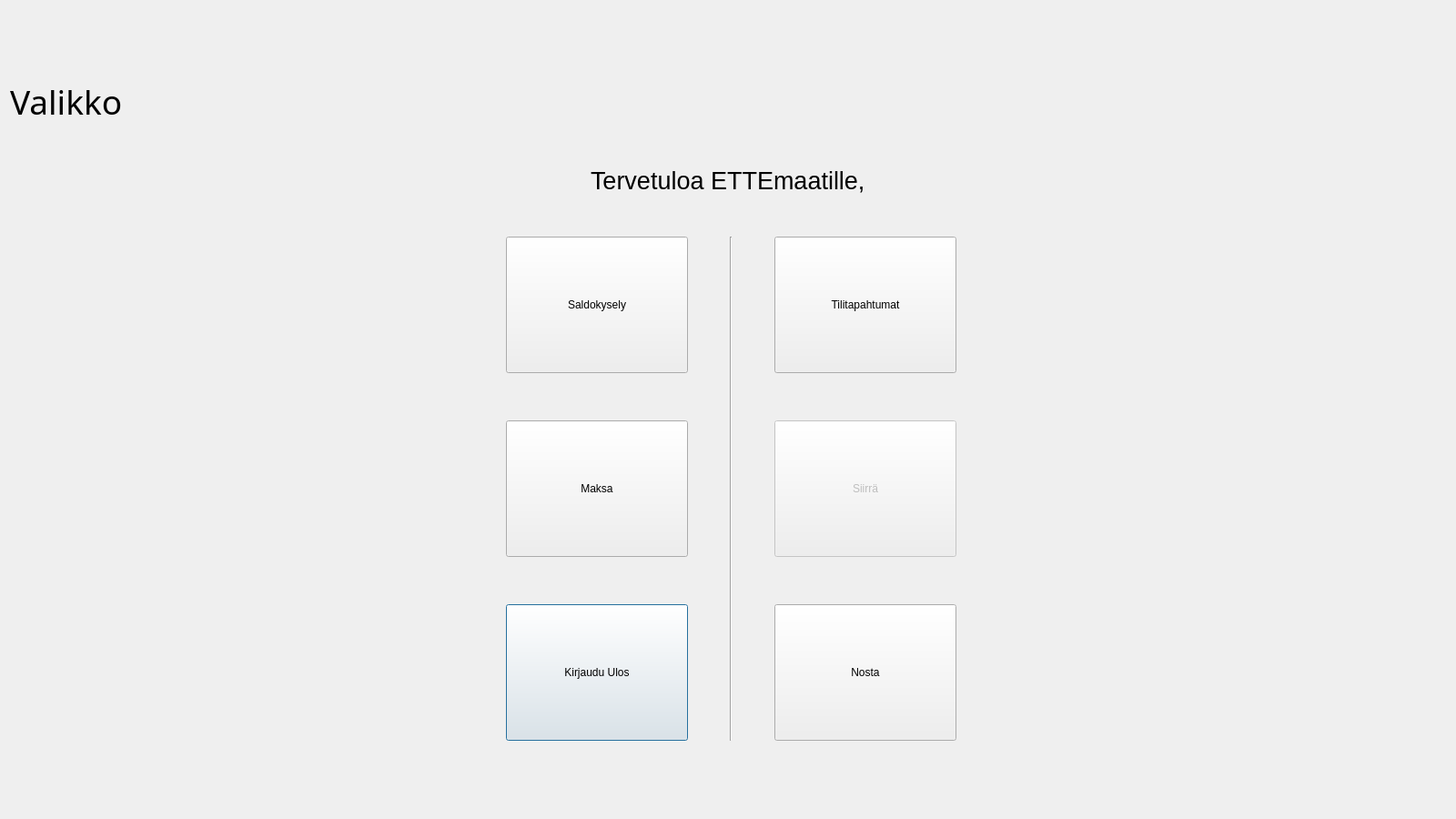
<?xml version="1.0" encoding="UTF-8"?>
<ui version="4.0">
 <class>Mainmenu</class>
 <widget class="QDialog" name="Mainmenu">
  <property name="geometry">
   <rect>
    <x>0</x>
    <y>0</y>
    <width>1600</width>
    <height>900</height>
   </rect>
  </property>
  <property name="windowTitle">
   <string>Päävalikko</string>
  </property>
  <layout class="QGridLayout" name="gridLayout_2">
   <item row="6" column="0">
    <spacer name="verticalSpacer_3">
     <property name="orientation">
      <enum>Qt::Orientation::Vertical</enum>
     </property>
     <property name="sizeType">
      <enum>QSizePolicy::Policy::Expanding</enum>
     </property>
     <property name="sizeHint" stdset="0">
      <size>
       <width>20</width>
       <height>64</height>
      </size>
     </property>
    </spacer>
   </item>
   <item row="5" column="1">
    <layout class="QGridLayout" name="gridLayout">
     <item row="0" column="1">
      <spacer name="horizontalSpacer_3">
       <property name="orientation">
        <enum>Qt::Orientation::Horizontal</enum>
       </property>
       <property name="sizeType">
        <enum>QSizePolicy::Policy::Fixed</enum>
       </property>
       <property name="sizeHint" stdset="0">
        <size>
         <width>40</width>
         <height>20</height>
        </size>
       </property>
      </spacer>
     </item>
     <item row="4" column="0">
      <widget class="QPushButton" name="btnLogout">
       <property name="sizePolicy">
        <sizepolicy hsizetype="Preferred" vsizetype="Preferred">
         <horstretch>0</horstretch>
         <verstretch>0</verstretch>
        </sizepolicy>
       </property>
       <property name="minimumSize">
        <size>
         <width>200</width>
         <height>150</height>
        </size>
       </property>
       <property name="text">
        <string>Kirjaudu Ulos</string>
       </property>
      </widget>
     </item>
     <item row="0" column="0">
      <widget class="QPushButton" name="btnBalance">
       <property name="sizePolicy">
        <sizepolicy hsizetype="Preferred" vsizetype="Preferred">
         <horstretch>0</horstretch>
         <verstretch>0</verstretch>
        </sizepolicy>
       </property>
       <property name="minimumSize">
        <size>
         <width>200</width>
         <height>150</height>
        </size>
       </property>
       <property name="text">
        <string>Saldokysely</string>
       </property>
      </widget>
     </item>
     <item row="0" column="5">
      <widget class="QPushButton" name="btnTransactions">
       <property name="sizePolicy">
        <sizepolicy hsizetype="Preferred" vsizetype="Preferred">
         <horstretch>0</horstretch>
         <verstretch>0</verstretch>
        </sizepolicy>
       </property>
       <property name="minimumSize">
        <size>
         <width>200</width>
         <height>150</height>
        </size>
       </property>
       <property name="text">
        <string>Tilitapahtumat</string>
       </property>
      </widget>
     </item>
     <item row="1" column="0">
      <spacer name="verticalSpacer_4">
       <property name="orientation">
        <enum>Qt::Orientation::Vertical</enum>
       </property>
       <property name="sizeType">
        <enum>QSizePolicy::Policy::Preferred</enum>
       </property>
       <property name="sizeHint" stdset="0">
        <size>
         <width>20</width>
         <height>40</height>
        </size>
       </property>
      </spacer>
     </item>
     <item row="2" column="0">
      <widget class="QPushButton" name="btnPay">
       <property name="sizePolicy">
        <sizepolicy hsizetype="Preferred" vsizetype="Preferred">
         <horstretch>0</horstretch>
         <verstretch>0</verstretch>
        </sizepolicy>
       </property>
       <property name="minimumSize">
        <size>
         <width>200</width>
         <height>150</height>
        </size>
       </property>
       <property name="text">
        <string>Maksa</string>
       </property>
      </widget>
     </item>
     <item row="0" column="4">
      <spacer name="horizontalSpacer_2">
       <property name="orientation">
        <enum>Qt::Orientation::Horizontal</enum>
       </property>
       <property name="sizeType">
        <enum>QSizePolicy::Policy::Fixed</enum>
       </property>
       <property name="sizeHint" stdset="0">
        <size>
         <width>40</width>
         <height>20</height>
        </size>
       </property>
      </spacer>
     </item>
     <item row="3" column="0">
      <spacer name="verticalSpacer_5">
       <property name="orientation">
        <enum>Qt::Orientation::Vertical</enum>
       </property>
       <property name="sizeType">
        <enum>QSizePolicy::Policy::Preferred</enum>
       </property>
       <property name="sizeHint" stdset="0">
        <size>
         <width>20</width>
         <height>40</height>
        </size>
       </property>
      </spacer>
     </item>
     <item row="0" column="3" rowspan="5">
      <widget class="Line" name="line">
       <property name="minimumSize">
        <size>
         <width>0</width>
         <height>0</height>
        </size>
       </property>
       <property name="orientation">
        <enum>Qt::Orientation::Vertical</enum>
       </property>
      </widget>
     </item>
     <item row="4" column="5">
      <widget class="QPushButton" name="btnWithdraw">
       <property name="sizePolicy">
        <sizepolicy hsizetype="Preferred" vsizetype="Preferred">
         <horstretch>0</horstretch>
         <verstretch>0</verstretch>
        </sizepolicy>
       </property>
       <property name="minimumSize">
        <size>
         <width>200</width>
         <height>150</height>
        </size>
       </property>
       <property name="text">
        <string>Nosta</string>
       </property>
      </widget>
     </item>
     <item row="2" column="5">
      <widget class="QPushButton" name="btnTransfer">
       <property name="enabled">
        <bool>false</bool>
       </property>
       <property name="sizePolicy">
        <sizepolicy hsizetype="Preferred" vsizetype="Preferred">
         <horstretch>0</horstretch>
         <verstretch>0</verstretch>
        </sizepolicy>
       </property>
       <property name="minimumSize">
        <size>
         <width>200</width>
         <height>150</height>
        </size>
       </property>
       <property name="text">
        <string>Siirrä</string>
       </property>
      </widget>
     </item>
    </layout>
   </item>
   <item row="0" column="0">
    <spacer name="verticalSpacer">
     <property name="orientation">
      <enum>Qt::Orientation::Vertical</enum>
     </property>
     <property name="sizeType">
      <enum>QSizePolicy::Policy::Expanding</enum>
     </property>
     <property name="sizeHint" stdset="0">
      <size>
       <width>20</width>
       <height>40</height>
      </size>
     </property>
    </spacer>
   </item>
   <item row="5" column="2">
    <spacer name="horizontalSpacer">
     <property name="orientation">
      <enum>Qt::Orientation::Horizontal</enum>
     </property>
     <property name="sizeType">
      <enum>QSizePolicy::Policy::Expanding</enum>
     </property>
     <property name="sizeHint" stdset="0">
      <size>
       <width>128</width>
       <height>20</height>
      </size>
     </property>
    </spacer>
   </item>
   <item row="1" column="0">
    <widget class="QLabel" name="label">
     <property name="sizePolicy">
      <sizepolicy hsizetype="Fixed" vsizetype="Fixed">
       <horstretch>0</horstretch>
       <verstretch>0</verstretch>
      </sizepolicy>
     </property>
     <property name="font">
      <font>
       <family>Broadway</family>
       <pointsize>28</pointsize>
      </font>
     </property>
     <property name="text">
      <string>Valikko</string>
     </property>
    </widget>
   </item>
   <item row="2" column="0">
    <spacer name="verticalSpacer_2">
     <property name="orientation">
      <enum>Qt::Orientation::Vertical</enum>
     </property>
     <property name="sizeType">
      <enum>QSizePolicy::Policy::Fixed</enum>
     </property>
     <property name="sizeHint" stdset="0">
      <size>
       <width>20</width>
       <height>40</height>
      </size>
     </property>
    </spacer>
   </item>
   <item row="4" column="0">
    <spacer name="verticalSpacer_6">
     <property name="orientation">
      <enum>Qt::Orientation::Vertical</enum>
     </property>
     <property name="sizeType">
      <enum>QSizePolicy::Policy::Fixed</enum>
     </property>
     <property name="sizeHint" stdset="0">
      <size>
       <width>20</width>
       <height>40</height>
      </size>
     </property>
    </spacer>
   </item>
   <item row="3" column="1">
    <widget class="QLabel" name="labelTervehdys">
     <property name="sizePolicy">
      <sizepolicy hsizetype="Preferred" vsizetype="Fixed">
       <horstretch>0</horstretch>
       <verstretch>0</verstretch>
      </sizepolicy>
     </property>
     <property name="font">
      <font>
       <pointsize>20</pointsize>
      </font>
     </property>
     <property name="text">
      <string>Tervetuloa ETTEmaatille, </string>
     </property>
     <property name="alignment">
      <set>Qt::AlignmentFlag::AlignCenter</set>
     </property>
    </widget>
   </item>
   <item row="5" column="0">
    <spacer name="horizontalSpacer_4">
     <property name="orientation">
      <enum>Qt::Orientation::Horizontal</enum>
     </property>
     <property name="sizeType">
      <enum>QSizePolicy::Policy::Expanding</enum>
     </property>
     <property name="sizeHint" stdset="0">
      <size>
       <width>128</width>
       <height>20</height>
      </size>
     </property>
    </spacer>
   </item>
  </layout>
 </widget>
 <resources/>
 <connections/>
</ui>
